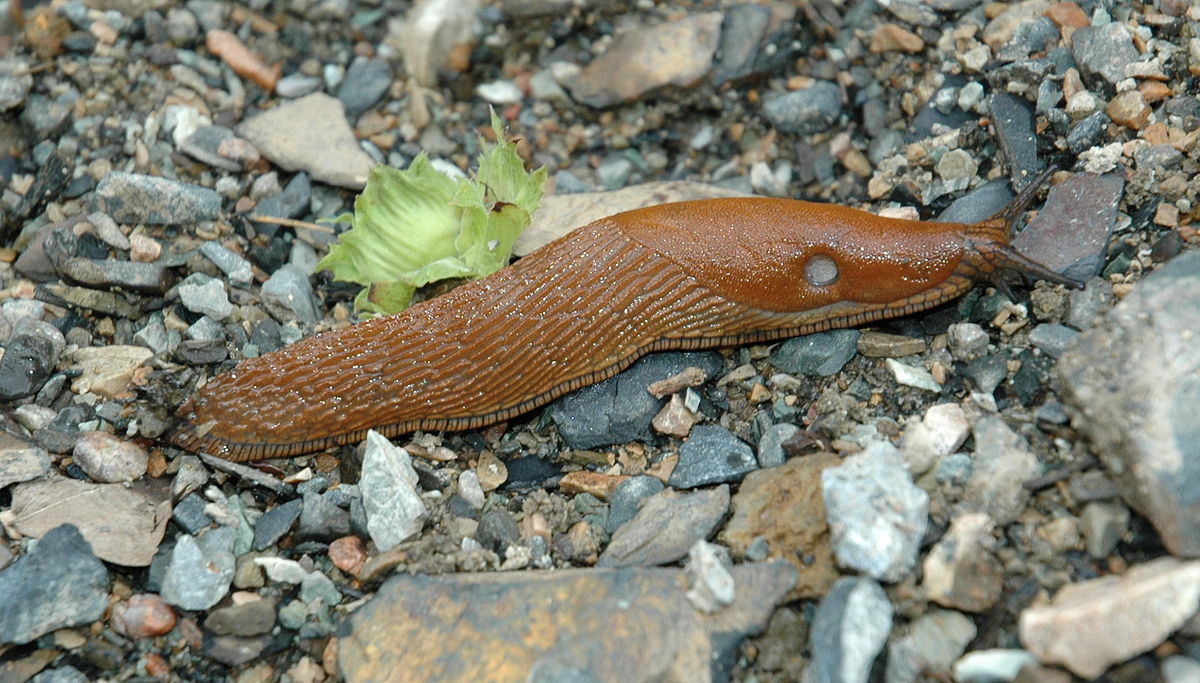
#> input picture homework2/images/test/lusitania_2.png, 1200 x 683 px, given in place of lusitania_6.png, which was not available
$ python ex3_train_orb.py
#> lines starting #> are read from the running program, lines starting #| are printed output that depends on the picture; pictures that were not available may be replaced by others from this repository, and a replacement may not be noted
import numpy as np
import cv2
import matplotlib.pyplot as plt
import os

def train():
    train_keypoints = []
    train_descriptors = []

    # Iterate over train images
    for i in range(6,36):
        print('Training image {}'.format(i))
        query_image = 'lusitania_{}.png'.format(i)
        train_image = 'lusitania_{}.png'.format(i)
        img1 = cv2.imread('images/templates/{}'.format(query_image), 0)
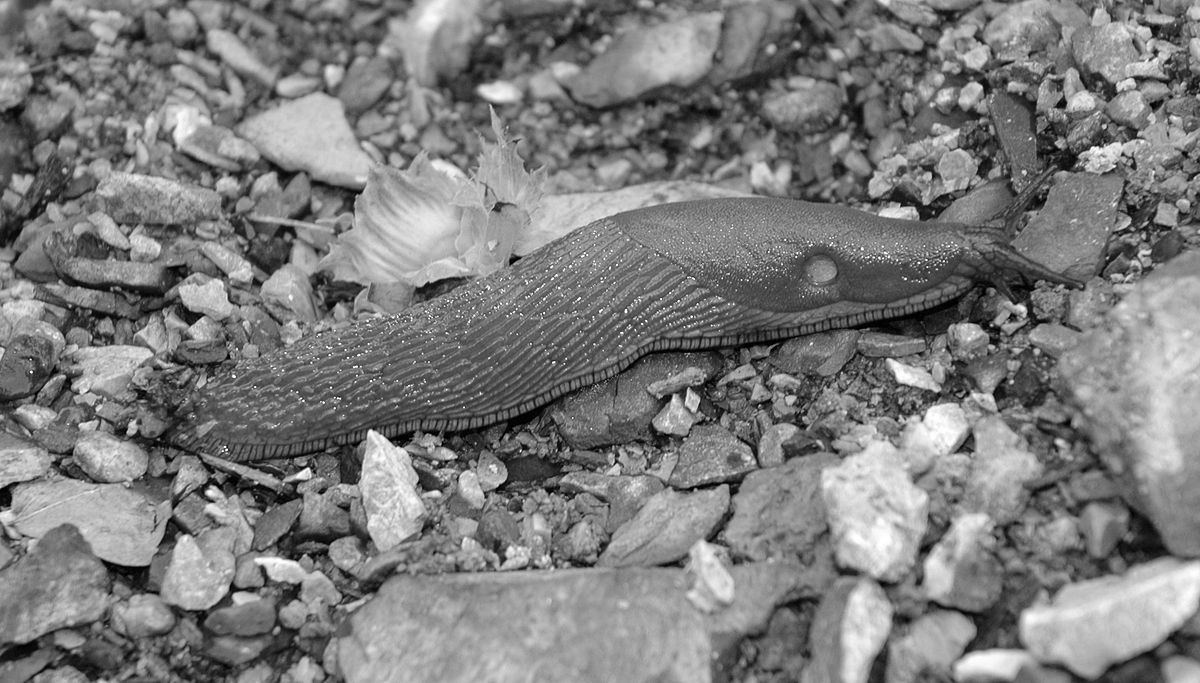
#> img1: shape (683, 1200); min 0, max 255, mean 124.6
        img2 = cv2.imread('images/original/{}'.format(train_image), 0)
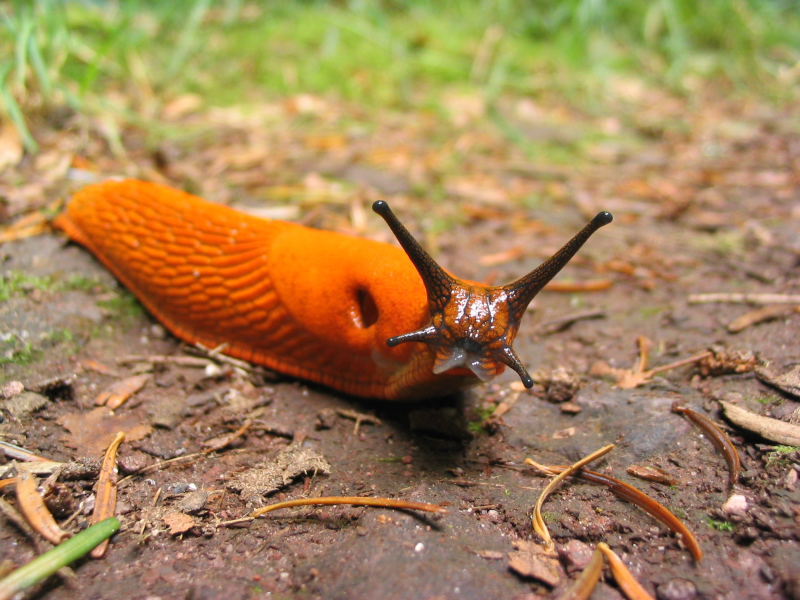
#> input picture homework2/images/test/lusitania_3.png, 1600 x 1200 px, given in place of lusitania_6.png, which was not available (shown at 1/2 size)
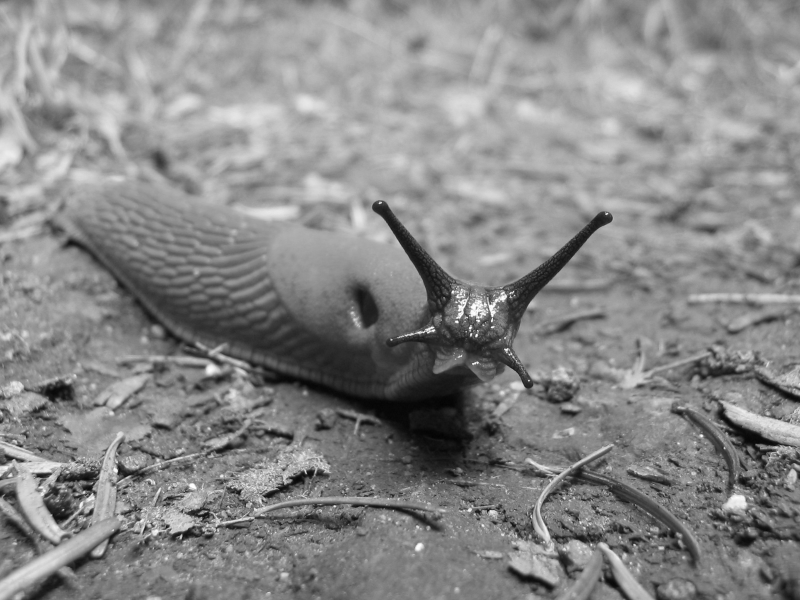
#> img2: shape (1200, 1600) (shown at 1/2 size); min 2, max 255, mean 135.9

        # Initiate ORB detector
        orb = cv2.ORB_create()

        # find the keypoints and descriptors with ORB
        kp1, des1 = orb.detectAndCompute(img1,None)
#> kp1 = 500 keypoints; strongest (x, y, size): (227, 449, 31), (307, 468, 37.2), (308, 468, 31), (370, 430, 31)
        kp2, des2 = orb.detectAndCompute(img2,None)
#> kp2 = 500 keypoints; strongest (x, y, size): (942, 667, 31), (1212, 428, 31), (955, 725, 31), (953, 670, 37.2)

        # Hack to initialize array with correct shape
        if(i == 6):
            train_descriptors = des1

        train_keypoints = np.concatenate((train_keypoints, kp1), axis=0)
#> (the run stopped early here; a loop or call above may not have finished)
